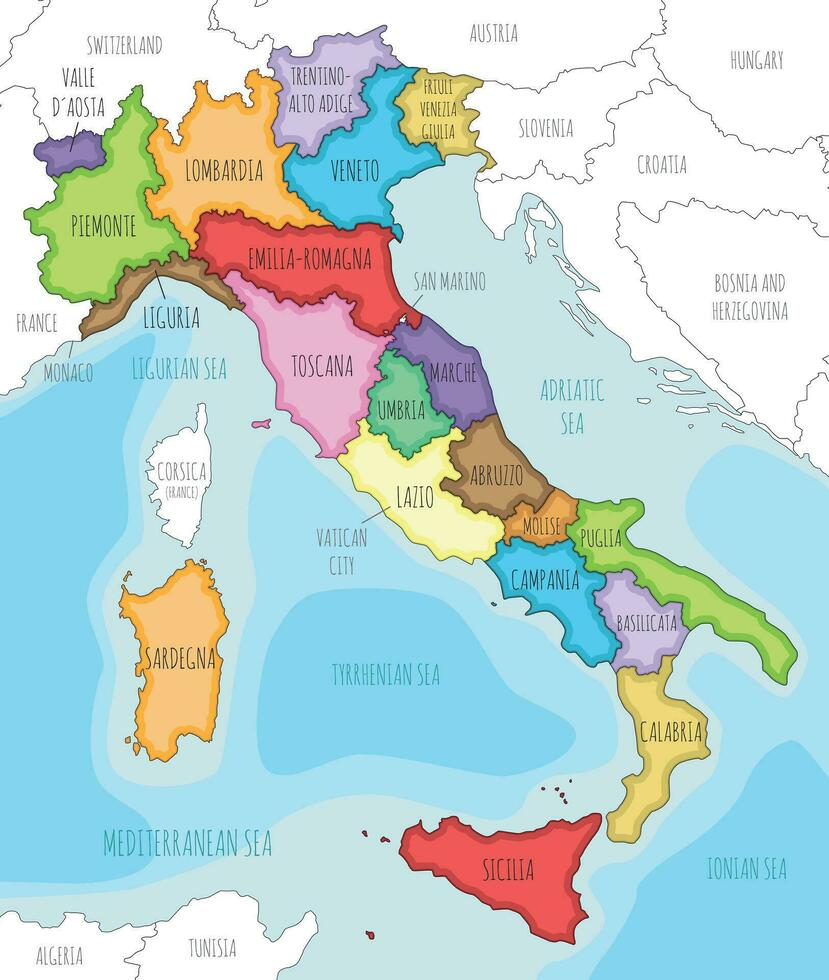
#> input picture test con ai/image.png, 829 x 980 px
$ python image_to_geojson.py
#> lines starting #> are read from the running program, lines starting #| are printed output that depends on the picture; after the words box and inside, x2 and y2 are one past the last pixel; in counts of white or black regions, pixels touching at a corner belong together
#> the answer given: image.png
"""
AI Map Extractor - Converte immagini di mappe in GeoJSON
Versione 1.0 - Usa Computer Vision (OpenCV) senza modelli pesanti
"""

import cv2
import numpy as np
import json
from pathlib import Path
from typing import List, Tuple, Dict
import argparse

class MapExtractor:
    def __init__(self, image_path: str):
        """Inizializza l'estrattore con un'immagine"""
#> called with image_path = 'image.png'
        self.image_path = Path(image_path)
        self.image = cv2.imread(str(self.image_path))
#> self.image is the input picture: shape (980, 829, 3); mean B, G, R 212, 213.7, 190
        if self.image is None:
            raise ValueError(f"Impossibile caricare immagine: {image_path}")

        self.gray = cv2.cvtColor(self.image, cv2.COLOR_BGR2GRAY)
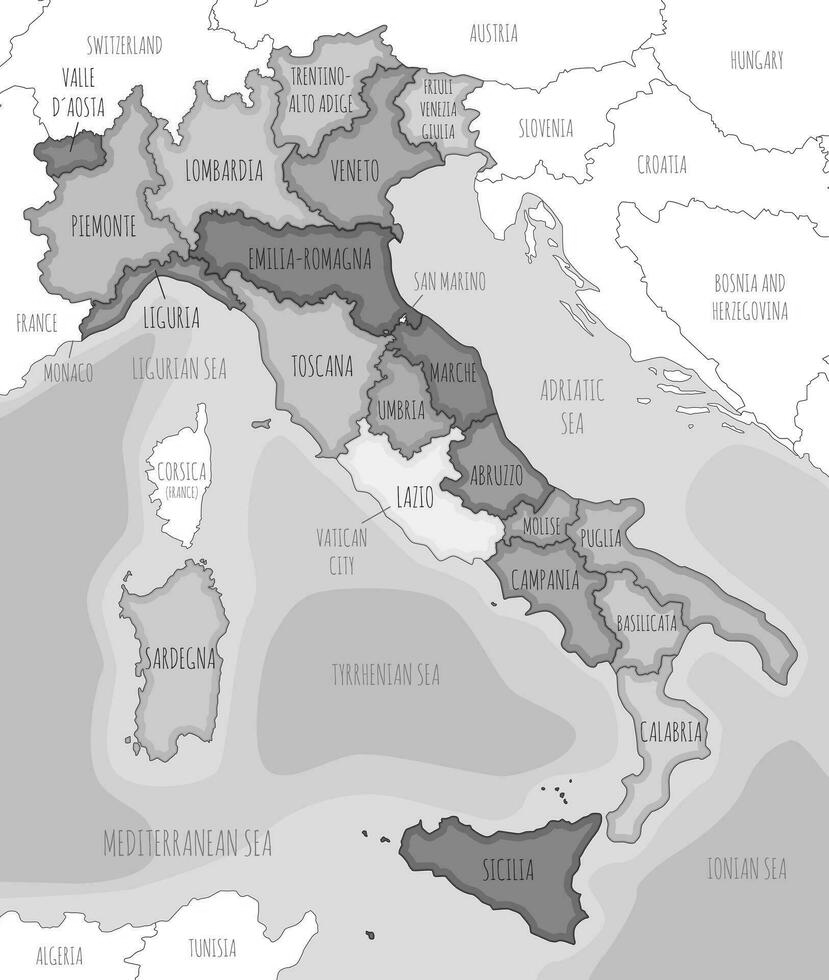
#> self.gray: shape (980, 829); min 10, max 255, mean 206.4
        self.height, self.width = self.image.shape[:2]
#> self.height = 980; self.width = 829
        self.regions = []

        print(f"✅ Immagine caricata: {self.width}x{self.height}px")
#| ✅ Immagine caricata: 829x980px

    def preprocess(self):
        """Preprocessa l'immagine per migliorare il rilevamento"""
        print("🔄 Preprocessing immagine...")

        # Riduzione rumore
        self.gray = cv2.GaussianBlur(self.gray, (5, 5), 0)

        # Aumento contrasto
        clahe = cv2.createCLAHE(clipLimit=2.0, tileGridSize=(8,8))
        self.gray = clahe.apply(self.gray)
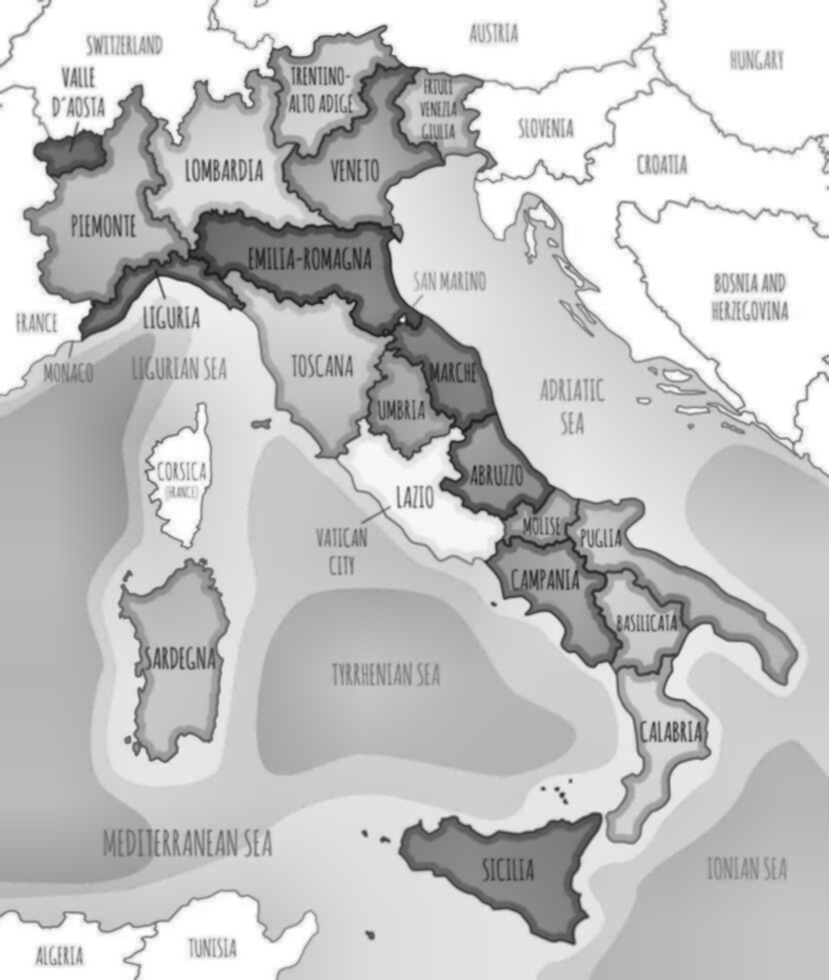
#> self.gray: shape (980, 829); min 33, max 255, mean 197.9

        # Binarizzazione adattiva
        self.binary = cv2.adaptiveThreshold(
            self.gray, 255,
            cv2.ADAPTIVE_THRESH_GAUSSIAN_C,
            cv2.THRESH_BINARY_INV, 11, 2
        )
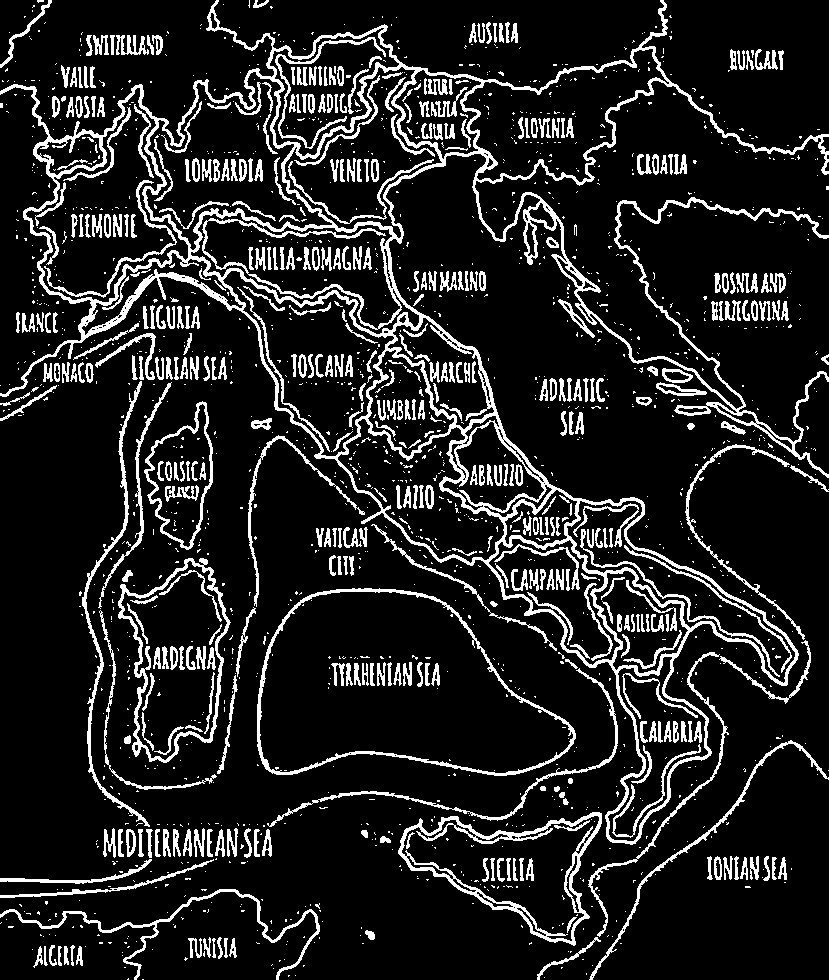
#> self.binary: shape (980, 829); 13.5% white; 1892 white regions (1436 under 20 px)

        print("✅ Preprocessing completato")

    def detect_regions(self, min_area: int = 1000, max_area: int = None):
        """Rileva regioni/confini usando contour detection"""
#> called with min_area = 1000
        print("🔍 Rilevamento regioni...")

        if max_area is None:
            max_area = self.width * self.height * 0.8
#> max_area = 649936

        # Trova contorni
        contours, hierarchy = cv2.findContours(
            self.binary,
            cv2.RETR_TREE,
            cv2.CHAIN_APPROX_SIMPLE
        )
#> contours = 2203 contours, 1681 with area under 20; largest, box (x1, y1, x2, y2) and area: (0, 0, 829, 845) 190088, (257, 588, 576, 776) 42030, (259, 591, 574, 774) 40013, (25, 87, 189, 303) 16082, (145, 71, 333, 251) 15732

        print(f"   Trovati {len(contours)} contorni")
#|    Trovati 2203 contorni

        # Filtra contorni validi
        valid_regions = []
        for i, contour in enumerate(contours):
            area = cv2.contourArea(contour)

            if min_area <= area <= max_area:
                # Semplifica il contorno
                epsilon = 0.005 * cv2.arcLength(contour, True)
                approx = cv2.approxPolyDP(contour, epsilon, True)

                # Converti in lista di punti
                points = [(int(p[0][0]), int(p[0][1])) for p in approx]

                # Calcola centroide
                M = cv2.moments(contour)
                if M["m00"] != 0:
                    cx = int(M["m10"] / M["m00"])
                    cy = int(M["m01"] / M["m00"])
                else:
                    cx, cy = points[0]

                valid_regions.append({
                    'id': f'region_{i}',
                    'pixels': points,
                    'area': area,
                    'centroid': (cx, cy),
                    'bounds': cv2.boundingRect(contour)
                })
#> this loop made 2203 passes
#> (area, epsilon, cx, cy) on passes 116, 248, 259, 497, 504, 574, 577, 783, 784, 852, 1416, 1417: (1237, 6.27, 183, 925), (14292.5, 3.42, 510, 867), (10994.5, 4.94, 511, 867), (42029.5, 4.57, 393, 689), (40013, 5.05, 393, 689), (14769.5, 3.63, 176, 658), (13066.5, 3.51, 177, 658), (6033, 2.18, 181, 478), (5208.5, 2.11, 181, 478), (1281.5, 5.9, 108, 613), (190088, 45.35, 400, 327), (8103.5, 2.94, 654, 745)
#> area on passes 26, 28, 29, 30, 31, 33: 60.5, 47.5, 32, 23, 60.5, 28
#> after the loop, valid_regions = 30 items

        self.regions = valid_regions
#> self.regions = 30 items
        print(f"✅ Rilevate {len(valid_regions)} regioni valide")
#| ✅ Rilevate 30 regioni valide

        return valid_regions

    # [187 lines left out: functions calibrate_manual, pixel_to_latlon, to_geojson, visualize, main, not called in this run]


if __name__ == "__main__":
    # Se eseguito senza argomenti, modalità interattiva
    import sys
    if len(sys.argv) == 1:
        print("\n🗺️  AI MAP EXTRACTOR - Modalità Interattiva")
        print("="*60)

        image_path = input("\n📁 Path immagine mappa: ").strip('"')

        try:
            extractor = MapExtractor(image_path)
            extractor.preprocess()
            extractor.detect_regions()

            # Chiedi calibrazione
#> (the run stopped early here; a loop or call above may not have finished)
